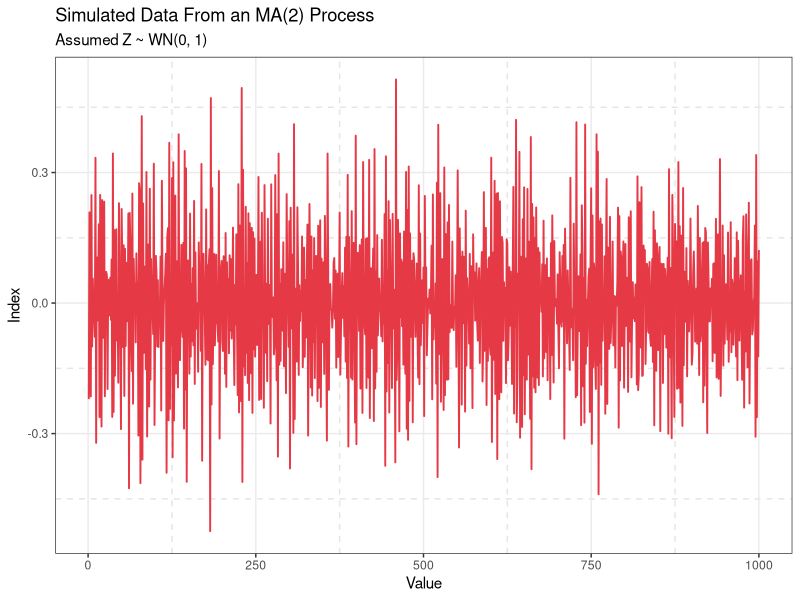
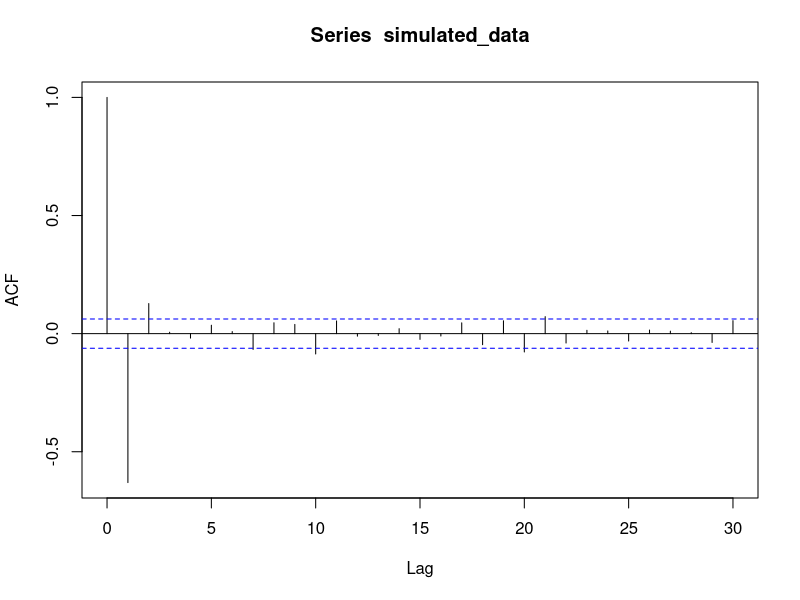
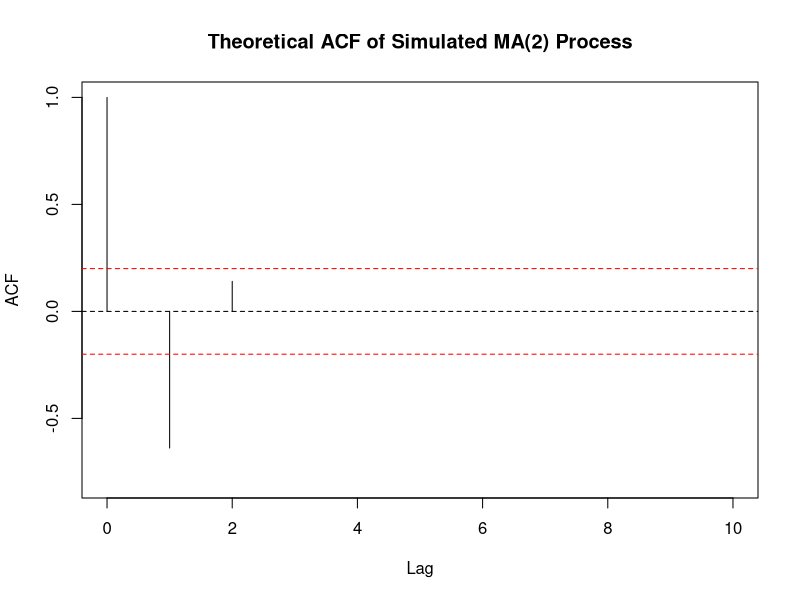

Source code (R) for these figures, in order:
## ---- chunk 1
knitr::opts_chunk$set(echo = TRUE)
library(zoo)
library(tseries)
library(ggplot2)
## ---- chunk 2
coefs = c(-1.3, 0.4)

# simulate the MA(2) process
simulated_data <- arima.sim(n = 1000, 
                            model = list(ma = coefs),
                            sd = sqrt(0.01))
## ---- chunk 3
p1data = fortify.zoo(simulated_data)
p1 <- ggplot(p1data, aes(x = Index, y = simulated_data)) +
  geom_line(color = "#E63946", linewidth = 0.65) +
  labs(
    title = "Simulated Data From an MA(2) Process",
    subtitle = "Assumed Z ~ WN(0, 1)",
    x = "Value",
    y = "Index"
  ) + theme_bw() +
  theme(panel.grid.minor = element_line(
    color = "grey90",
    linetype = "dashed",
    linewidth = 0.5
  ))
print(p1)
## ---- chunk 4
acf(simulated_data)
## ---- chunk 5
#  theoretical ACF for an MA(2) process
acf_values <- ARMAacf(ma = c(-1.3, 0.4), lag.max = 10)

# plotted theoretical ACF
plot(acf_values, x = 0:(length(acf_values)-1), type = "h", 
     main = "Theoretical ACF of Simulated MA(2) Process", 
     xlab = "Lag", ylab = "ACF", ylim = c(-0.8, 1))
abline(h = 0, lty = 'dashed')
abline(h = -0.2, lty = 'dashed', col = 'red')
abline(h = 0.2, lty = 'dashed', col = 'red')
